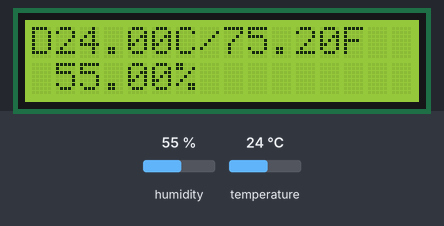
This sketch was run on a simulated ATtiny85, built with avr-gcc and run on an emulated ATtiny85. Shown: 16×2 character LCD. The test bench sets the inputs (shaded band); at power-on: humidity 55 %, temperature 24 °C.

Above: at 2.7 s.
2.8 s: humidity set to 22 %
At 4.4 s:
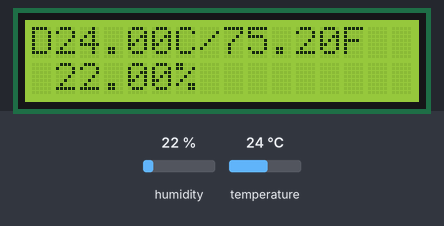
5.8 s: temperature set to 12 °C
At 6.5 s:
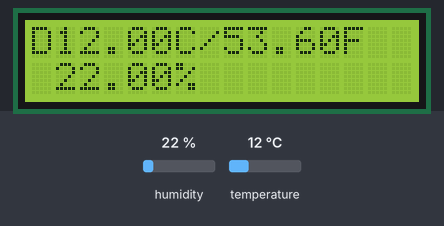
8.8 s: humidity set to 40 %
At 11.5 s:
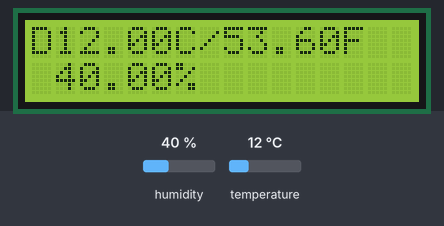
11.8 s: temperature set to 19 °C
At 13.8 s:
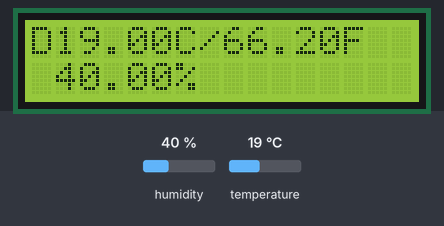
Timing chart, 0 to 15.3 s (numbered marks = the images above; inputs shaded):
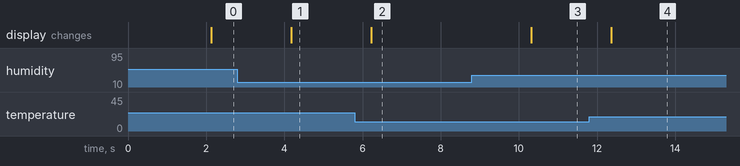

The sketch:

DHT_Attiny85.ino
```cpp
#include <Wire.h>
#include <LiquidCrystal_PCF8574.h>
#include "DHT.h"

#define DHTPIN 3     // what digital pin we're connected to
#define DHTTYPE DHT11   // DHT 11

DHT dht(DHTPIN, DHTTYPE);
LiquidCrystal_PCF8574 lcd(0x27);  // set the LCD address to 0x27 for a 16 chars and 2 line display

void setup() {
  dht.begin();
  Wire.begin();
  lcd.begin(16, 2); // initialize the lcd
  lcd.home(); lcd.clear(); lcd.setBacklight(200); lcd.noBlink(); lcd.noCursor();
  lcd.print("DHT11 Sensor");
}

void loop() {
  delay(2000);
  printTemps();
}

void printTemps() {
  float h = dht.readHumidity();
  float tC = dht.readTemperature();
  float f = dht.readTemperature(true);
  if (isnan(h) || isnan(tC) || isnan(f)) {
    lcd.clear();
    lcd.setCursor(2, 0);
    lcd.print("Error!");
    return;
  }
  lcd.setCursor(1, 0);
  lcd.print(tC);
  lcd.print("C/");
  lcd.print(f);
  lcd.print("F");
  lcd.setCursor(1, 1);
  lcd.print(h);
  lcd.print("%  ");

}
```

Measured:
- after the input at 2.8 s, the display: changes after 1.4 s (image 1)
- after the input at 5.8 s, the display: changes after 0.42 s (image 2)
- after the input at 8.8 s, the display: changes after 1.5 s (image 3)
- after the input at 11.8 s, the display: changes after 0.56 s (image 4)
